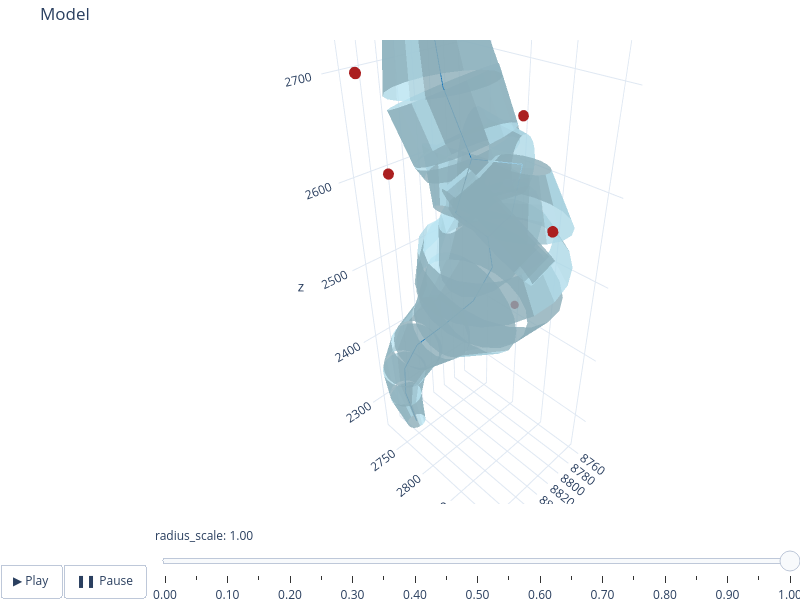

Write notebook code for a chart like this one.
### Markdown cell above
This notebook demos the functionality in `arborviz`.

Before looking at `arborviz`, however, we can load out model in using my `swctools` package. This consists of a morphology and a set of locations.

### Code cell
swc_filepath = "../data/swc/pixels/TS2_s50.swc"
ps_filepath = "../data/pointsets/pixels/TS2_AZ.txt"

swc = SWCModel.from_swc_file(swc_filepath)
frusta = FrustaSet.from_swc_model(swc, sides=20, end_caps=False)
ps = PointSet.from_txt(ps_filepath)

fig = plot_model(
    swc_model=swc,
    frusta=frusta,
    show_frusta=True,
    show_centroid=True,
    slider=True,
    point_set=ps,  # use the PointSet
    point_size=5,  # multiplies base_radius (0.05 * 1.5 = 0.075)
)
fig.show()

### Figure 1 — Plotly figure (JSON) as saved in the notebook; plotly's stock layout.template omitted (floating-point values rounded to 4 significant figures; data arrays with more than 128 entries replaced by an {"elided": "..."} marker saying what was removed)
{"data": [{"color": "lightblue", "flatshading": true, "i": {"elided": "600 int values"}, "j": {"elided": "600 int values"}, "k": {"elided": "600 int values"}, "name": "frusta", "opacity": 0.8, "type": "mesh3d", "x": {"elided": "600 float values"}, "y": {"elided": "600 float values"}, "z": {"elided": "600 float values"}}, {"line": {"color": "#1f77b4", "width": 2}, "mode": "lines", "name": "centroid", "type": "scatter3d", "x": [8879.0, 8884.0, null, 8884.0, 8886.0, null, 8886.0, 8880.0, null, 8880.0, 8867.0, null, 8867.0, 8846.0, null, 8846.0, 8835.0, null, 8835.0, 8842.0, null, 8842.0, 8871.0, null, 8871.0, 8851.0, null, 8851.0, 8853.0, null, 8851.0, 8812.0, null, 8853.0, 8859.0, null, 8859.0, 8849.0, null, 8812.0, 8821.0, null, 8821.0, 8842.0, null], "y": [2745.0, 2736.0, null, 2736.0, 2742.0, null, 2742.0, 2761.0, null, 2761.0, 2791.0, null, 2791.0, 2817.0, null, 2817.0, 2832.0, null, 2832.0, 2833.0, null, 2833.0, 2821.0, null, 2821.0, 2821.0, null, 2821.0, 2816.0, null, 2821.0, 2844.0, null, 2816.0, 2797.0, null, 2797.0, 2775.0, null, 2844.0, 2842.0, null, 2842.0, 2833.0, null], "z": [2262.0, 2311.0, null, 2311.0, 2360.0, null, 2360.0, 2405.0, null, 2405.0, 2443.0, null, 2443.0, 2480.0, null, 2480.0, 2524.0, null, 2524.0, 2562.0, null, 2562.0, 2594.0, null, 2594.0, 2638.0, null, 2638.0, 2651.0, null, 2638.0, 2628.0, null, 2651.0, 2696.0, null, 2696.0, 2739.0, null, 2628.0, 2581.0, null, 2581.0, 2562.0, null]}, {"color": "#d62728", "flatshading": true, "i": {"elided": "720 int values"}, "j": {"elided": "720 int values"}, "k": {"elided": "720 int values"}, "name": "points", "opacity": 1, "type": "mesh3d", "x": {"elided": "372 float values"}, "y": {"elided": "372 float values"}, "z": {"elided": "372 float values"}}], "layout": {"height": 600, "margin": {"b": 0, "l": 0, "r": 0, "t": 40}, "scene": {"aspectmode": "data"}, "showlegend": false, "sliders": [{"active": 20, "currentvalue": {"prefix": "radius_scale: ", "visible": true}, "steps": [{"args": [["scale=0.00"], {"frame": {"duration": 0}, "mode": "immediate", "transition": {"duration": 0}}], "label": "0.00", "method": "animate"}, {"args": [["scale=0.05"], {"frame": {"duration": 0}, "mode": "immediate", "transition": {"duration": 0}}], "label": "0.05", "method": "animate"}, {"args": [["scale=0.10"], {"frame": {"duration": 0}, "mode": "immediate", "transition": {"duration": 0}}], "label": "0.10", "method": "animate"}, {"args": [["scale=0.15"], {"frame": {"duration": 0}, "mode": "immediate", "transition": {"duration": 0}}], "label": "0.15", "method": "animate"}, {"args": [["scale=0.20"], {"frame": {"duration": 0}, "mode": "immediate", "transition": {"duration": 0}}], "label": "0.20", "method": "animate"}, {"args": [["scale=0.25"], {"frame": {"duration": 0}, "mode": "immediate", "transition": {"duration": 0}}], "label": "0.25", "method": "animate"}, {"args": [["scale=0.30"], {"frame": {"duration": 0}, "mode": "immediate", "transition": {"duration": 0}}], "label": "0.30", "method": "animate"}, {"args": [["scale=0.35"], {"frame": {"duration": 0}, "mode": "immediate", "transition": {"duration": 0}}], "label": "0.35", "method": "animate"}, {"args": [["scale=0.40"], {"frame": {"duration": 0}, "mode": "immediate", "transition": {"duration": 0}}], "label": "0.40", "method": "animate"}, {"args": [["scale=0.45"], {"frame": {"duration": 0}, "mode": "immediate", "transition": {"duration": 0}}], "label": "0.45", "method": "animate"}, {"args": [["scale=0.50"], {"frame": {"duration": 0}, "mode": "immediate", "transition": {"duration": 0}}], "label": "0.50", "method": "animate"}, {"args": [["scale=0.55"], {"frame": {"duration": 0}, "mode": "immediate", "transition": {"duration": 0}}], "label": "0.55", "method": "animate"}, {"args": [["scale=0.60"], {"frame": {"duration": 0}, "mode": "immediate", "transition": {"duration": 0}}], "label": "0.60", "method": "animate"}, {"args": [["scale=0.65"], {"frame": {"duration": 0}, "mode": "immediate", "transition": {"duration": 0}}], "label": "0.65", "method": "animate"}, {"args": [["scale=0.70"], {"frame": {"duration": 0}, "mode": "immediate", "transition": {"duration": 0}}], "label": "0.70", "method": "animate"}, {"args": [["scale=0.75"], {"frame": {"duration": 0}, "mode": "immediate", "transition": {"duration": 0}}], "label": "0.75", "method": "animate"}, {"args": [["scale=0.80"], {"frame": {"duration": 0}, "mode": "immediate", "transition": {"duration": 0}}], "label": "0.80", "method": "animate"}, {"args": [["scale=0.85"], {"frame": {"duration": 0}, "mode": "immediate", "transition": {"duration": 0}}], "label": "0.85", "method": "animate"}, {"args": [["scale=0.90"], {"frame": {"duration": 0}, "mode": "immediate", "transition": {"duration": 0}}], "label": "0.90", "method": "animate"}, {"args": [["scale=0.95"], {"frame": {"duration": 0}, "mode": "immediate", "transition": {"duration": 0}}], "label": "0.95", "method": "animate"}, {"args": [["scale=1.00"], {"frame": {"duration": 0}, "mode": "immediate", "transition": {"duration": 0}}], "label": "1.00", "method": "animate"}]}], "title": {"text": "Model"}, "updatemenus": [{"buttons": [{"args": [null, {"frame": {"duration": 0}, "fromcurrent": true, "transition": {"duration": 0}}], "label": "▶ Play", "method": "animate"}, {"args": [[null], {"frame": {"duration": 0}, "mode": "immediate", "transition": {"duration": 0}}], "label": "❚❚ Pause", "method": "animate"}], "direction": "left", "pad": {"r": 10, "t": 60}, "showactive": false, "type": "buttons", "x": 0, "y": 0}], "width": 800}}
